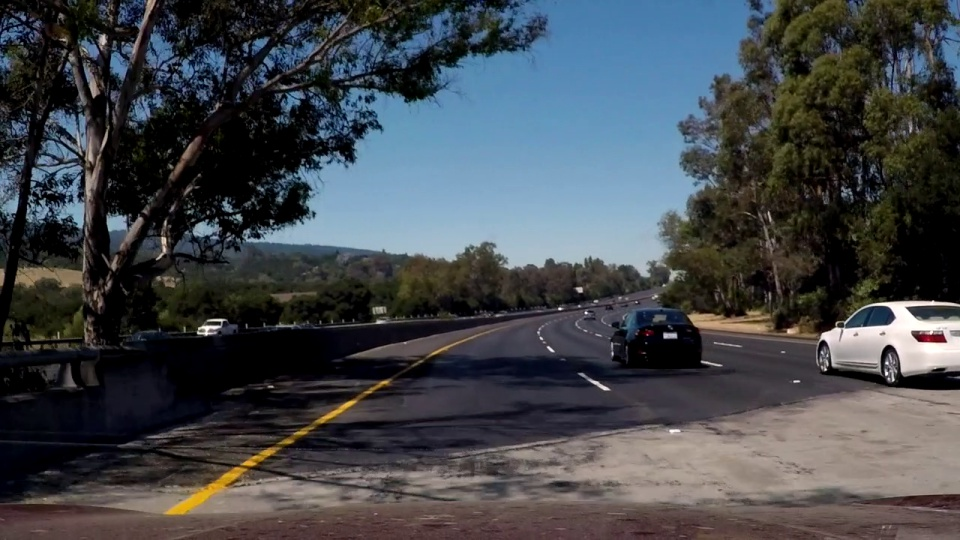
#> input picture opencv_python_ch06_ch10/ch06/slope_test.jpg, 960 x 540 px
$ python 2-3.py
#> lines starting #> are read from the running program, lines starting #| are printed output that depends on the picture
# -*- coding: utf-8 # UTF-8 encoding으로 변환

import cv2
import numpy as np
import sys

image = cv2.imread('slope_test.jpg')
#> image is the input picture: shape (540, 960, 3); mean B, G, R 75.3, 70.7, 66.5
# 이미지를 그레이스케일로 읽는다.
#image = cv2.imread('slope_test.jpg',cv2.IMREAD_GRAYSCALE)

if image is None:
    print("There is no Image!")
    sys.exit(-1)

height,width=image.shape[:2]
#> height = 540; width = 960

# 1. 그레이 이미지로 변경
gray = cv2.cvtColor(image,cv2.COLOR_BGR2GRAY)
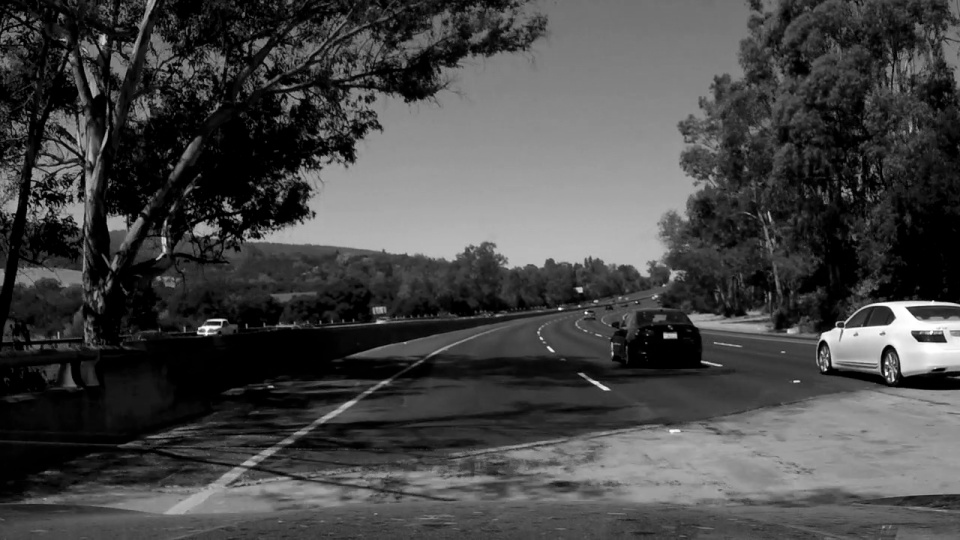
#> gray: shape (540, 960); min 0, max 255, mean 70
# 2. 가우시안 블러(필터)
# 커널 사이즈를 키우면 블러가 높아짐
kernel_size=3
blur = cv2.GaussianBlur(gray, (kernel_size,kernel_size),0)
# 3. 캐니 영상처리
LOW_th, HIGH_th = 70,210
canny = cv2.Canny(blur,LOW_th,HIGH_th)
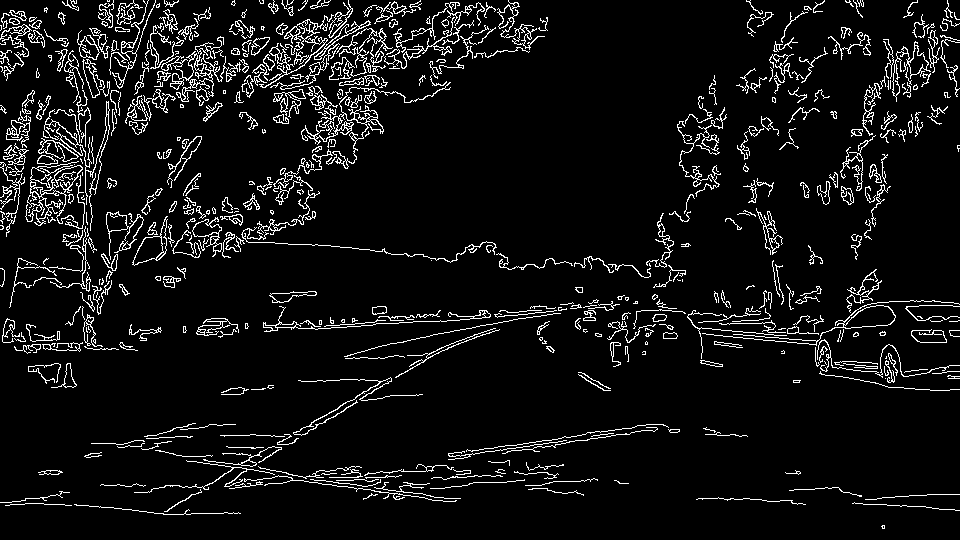
#> canny: shape (540, 960); 7% white in thin lines or dots
cv2.imshow('gray',gray)
cv2.imshow('blur',blur)
cv2.imshow('canny',canny)
cv2.waitKey(0)

$ run again, with opencv_python_ch06_ch10/ch06/building.jpg copied over opencv_python_ch06_ch10/ch06/slope_test.jpg
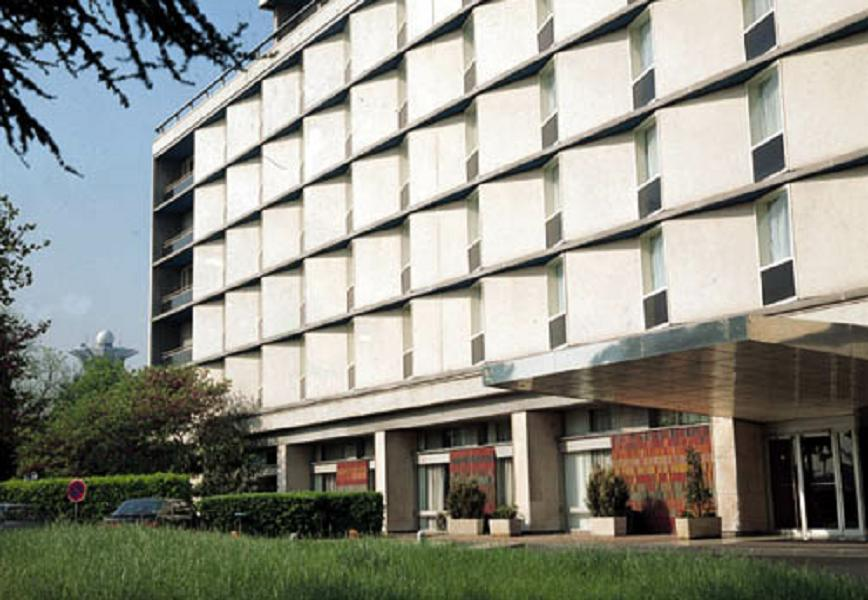
#> input picture opencv_python_ch06_ch10/ch06/building.jpg, 868 x 600 px
#> image is the input picture: shape (600, 868, 3); mean B, G, R 133.7, 143.6, 142.9
#> `gray = cv2.cvtColor(image,cv2.COLOR_BGR2GRAY)`:
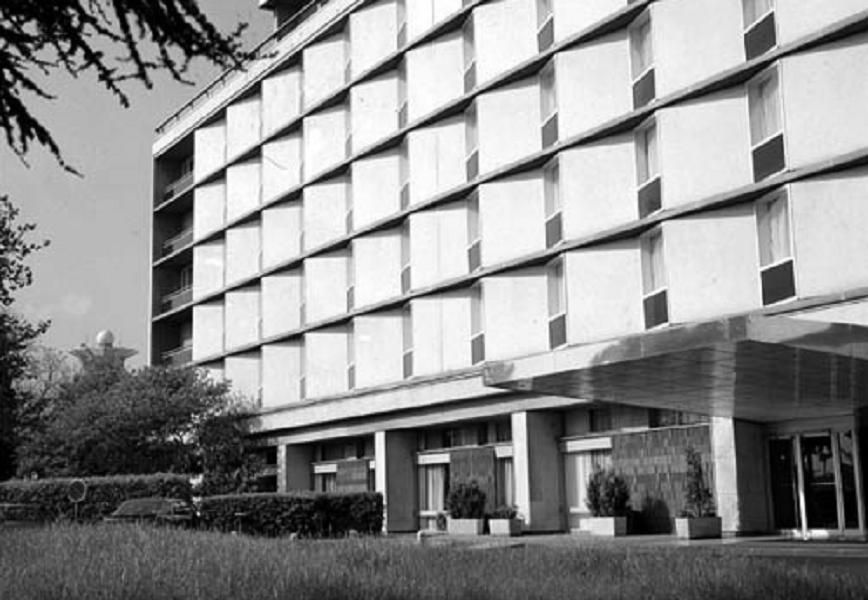
#> gray: shape (600, 868); min 0, max 255, mean 142.3
#> `canny = cv2.Canny(blur,LOW_th,HIGH_th)`:
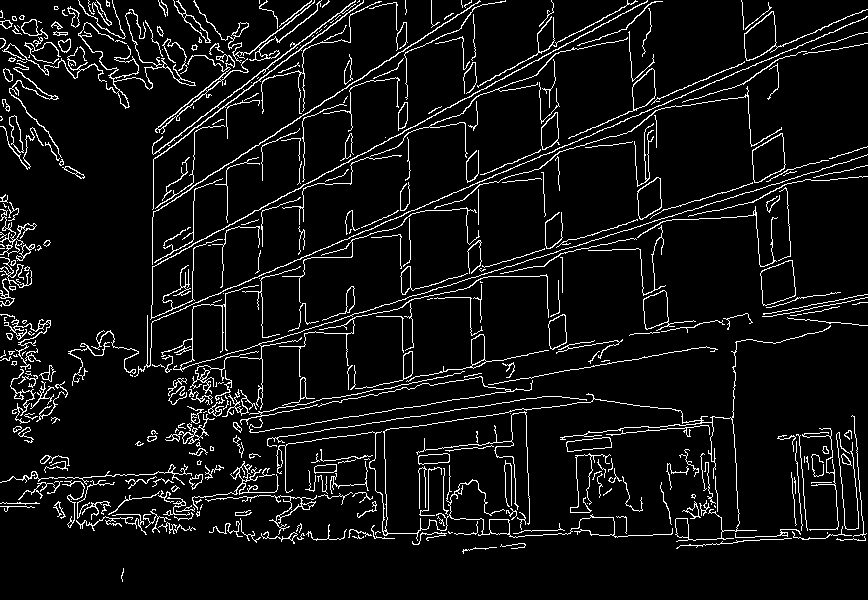
#> canny: shape (600, 868); 7% white in thin lines or dots
